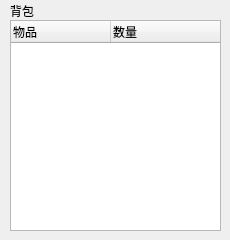
<?xml version="1.0" encoding="UTF-8"?>
<ui version="4.0">
 <class>Medicine</class>
 <widget class="QWidget" name="Medicine">
  <property name="geometry">
   <rect>
    <x>0</x>
    <y>0</y>
    <width>230</width>
    <height>240</height>
   </rect>
  </property>
  <property name="windowTitle">
   <string>Form</string>
  </property>
  <widget class="QLabel" name="bag">
   <property name="geometry">
    <rect>
     <x>10</x>
     <y>0</y>
     <width>31</width>
     <height>21</height>
    </rect>
   </property>
   <property name="text">
    <string>背包</string>
   </property>
  </widget>
  <widget class="QTreeWidget" name="bagList">
   <property name="geometry">
    <rect>
     <x>10</x>
     <y>20</y>
     <width>211</width>
     <height>211</height>
    </rect>
   </property>
   <column>
    <property name="text">
     <string>物品</string>
    </property>
   </column>
   <column>
    <property name="text">
     <string>数量</string>
    </property>
   </column>
  </widget>
 </widget>
 <resources/>
 <connections/>
</ui>
